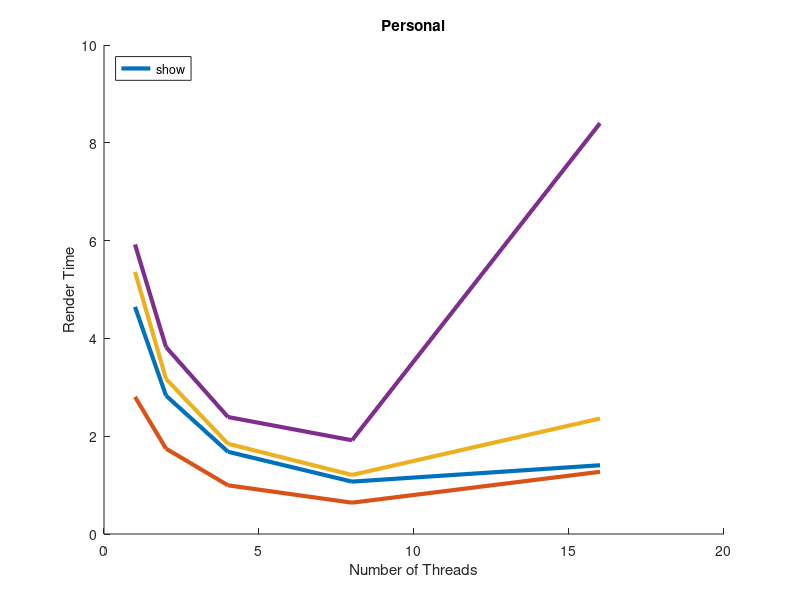

Write MATLAB code to recreate this figure.
function method3
clear all;
close all;
hold on;

x = [1 2 4 8 16];

t0 = [ 4.645203 2.830010 1.681444 1.071299 1.405676 ];
plot(x, t0, 'LineWidth', 3, 'DisplayName', 'models/war.obj 3840x2160');
t1 = [ 2.804628 1.745820 0.995675 0.640517 1.271734 ];
plot(x, t1, 'LineWidth', 3, 'DisplayName', 'models/dragon.obj 3840x2160');
t2 = [ 5.361165 3.172302 1.845384 1.207566 2.361637 ];
plot(x, t2, 'LineWidth', 3, 'DisplayName', 'models/blackdragon.obj 3840x2160');
t3 = [ 5.920603 3.822494 2.392139 1.916893 8.399670 ];
plot(x, t3, 'LineWidth', 3, 'DisplayName', 'models/ironman.obj 3840x2160');

title('Personal');
xlabel('Number of Threads');
ylabel('Render Time');
legend('show', 'Location', 'NorthWest');

